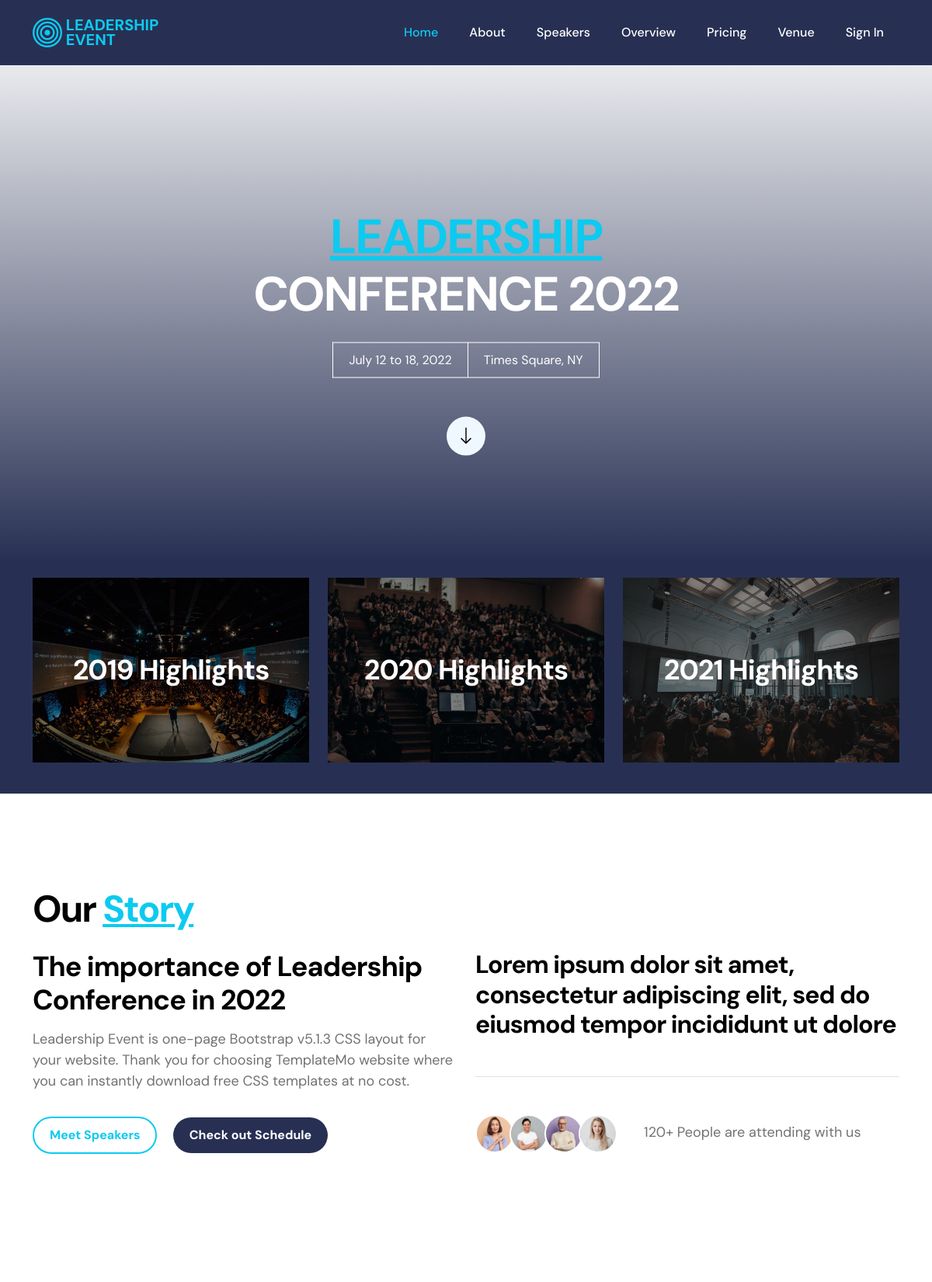
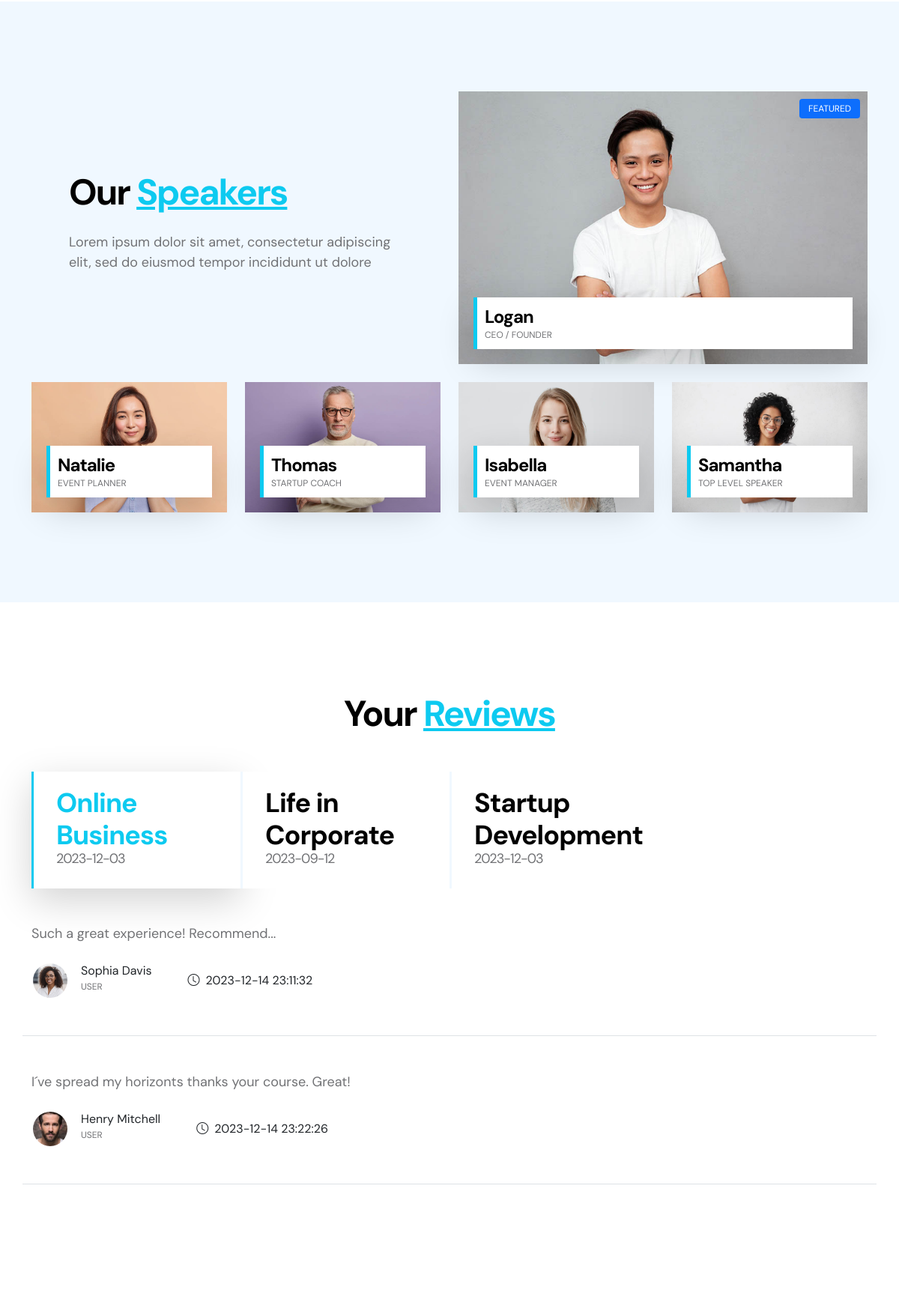
The page / (upper part) on the database its author committed (2 pictures, top to bottom).
### tables this page shows
CREATE TABLE `speaker` (
  `ID` int(11) NOT NULL,
  `first_name` varchar(20) NOT NULL,
  `last_name` varchar(20) NOT NULL,
  `mail` varchar(30) NOT NULL,
  `password` varchar(20) NOT NULL,
  `position` varchar(20) NOT NULL,
  `img` varchar(20) NOT NULL
);

CREATE TABLE `event` (
  `ID` int(11) NOT NULL,
  `title` varchar(30) DEFAULT NULL,
  `description` varchar(300) DEFAULT NULL,
  `date` date DEFAULT NULL,
  `speaker_id` int(11) DEFAULT NULL,
  `price` int(11) NOT NULL,
  `happened` int(11) NOT NULL
);

CREATE TABLE `review` (
  `ID` int(11) NOT NULL,
  `user_id` int(11) DEFAULT NULL,
  `event_id` int(11) DEFAULT NULL,
  `text` varchar(200) DEFAULT NULL,
  `date_time` datetime DEFAULT NULL
);

CREATE TABLE `user` (
  `ID` int(11) NOT NULL,
  `first_name` varchar(20) NOT NULL,
  `last_name` varchar(20) NOT NULL,
  `mail` varchar(50) NOT NULL,
  `password` varchar(20) NOT NULL,
  `img` varchar(30) NOT NULL
);

### speakers.php (called while the page is built, shortened)
<?php
$servername = "localhost";
$username = "root";
$password = "";
$database = "database_mo";
$conn = new mysqli($servername, $username, $password, $database);
$speakers = array();
$sql = "SELECT * FROM speaker";
$result = $conn->query($sql);
if ($result->num_rows > 0) {
    while ($row = $result->fetch_assoc()) {
        $speaker = new stdClass();
        $speaker->speaker_name = $row['first_name'];
        $speaker->speaker_mail = $row['mail'];
        $speaker->speaker_position = $row['position'];
        $speaker->speaker_image = $row['img'];
        $speakers[] = $speaker;
    }
}
?>

### get_events.php (called while the page is built, shortened)
<?php
$servername = "localhost";
$username = "root";
$password = "";
$database = "database_mo";
$conn = new mysqli($servername, $username, $password, $database);
$events_for_reviews = array();
$sql = "SELECT * FROM event WHERE Happened='1'";
$result = $conn->query($sql);
if ($result->num_rows > 0) {
    while ($row = $result->fetch_assoc()) {
        $event = new stdClass();
        $event->ID = $row['ID'];
        $event->title = $row['title'];
        $event->date = $row['date'];
        $events_for_reviews[] = $event;
    }
}
?>

### review.php (called while the page is built, shortened)
<?php
$servername = "localhost";
$username = "root";
$password = "";
$database = "database_mo";
$conn = new mysqli($servername, $username, $password, $database);
$events1= array();
$sql = "SELECT ID FROM event";
$result = $conn->query($sql);
if ($result->num_rows > 0) {
    while ($row = $result->fetch_assoc()) {
        $event = new stdClass();
        $event->event_id = $row['ID'];
        $events1[] = $event;
    }
}
$reviews_for_event= array();
foreach($events1 as $event) {
$sql = "SELECT review.*, user.first_name, user.last_name, user.img FROM review INNER JOIN user ON user.ID=review.user_id WHERE review.event_id='$event->event_id'";
$result = $conn->query($sql);
if ($result->num_rows > 0) {
    while ($row = $result->fetch_assoc()) {
        $review = new stdClass();
        $review->review_id = $row['ID'];
        $review->event_id = $row['event_id'];
        $review->date_time = $row['date_time'];
        $review->user_id = $row['user_id'];
        $review->user_fn = $row['first_name'];
        $review->user_ln = $row['last_name'];
        $review->img = $row['img'];
        $review->review_text = $row['text'];
        $reviews_for_event[] = $review;
        }
        $event->reviews = $reviews_for_event;
        $reviews_for_event = array();
    }
    else {
        $review = new stdClass();
        $review->event_id = $event->event_id;
        $review->review_id = '0';
        $reviews_for_event[] = $review;
        $reviews_for_event = array();
    }
}
?>

### index.php (the view, shortened to what this page needs)
<?php session_start();
include "get_events.php";
include "review.php";
include "speakers.php";
?>
<!doctype html>
<html lang="en">
<head>
    <link href="css/bootstrap.min.css" rel="stylesheet">
    <link href="css/bootstrap-icons.css" rel="stylesheet">
    <link href="css/templatemo-leadership-event.css" rel="stylesheet">
</head>
<body>
    <nav class="navbar navbar-expand-lg">
        <div class="container">
            <a href="index.html" class="navbar-brand mx-auto mx-lg-0">
                <i class="bi-bullseye brand-logo"></i>
                <span class="brand-text">Leadership <br> Event</span>
            </a>
            <div class="collapse navbar-collapse" id="navbarNav">
                <ul class="navbar-nav ms-auto">
                    <li class="nav-item">
                        <a class="nav-link click-scroll" href="#section_1">Home</a>
                    </li>
                    <li class="nav-item">
                        <a class="nav-link click-scroll" href="#section_2">About</a>
                    </li>
                    <li class="nav-item">
                        <a class="nav-link click-scroll" href="#section_3">Speakers</a>
                    </li>
                    <li class="nav-item">
                        <a class="nav-link click-scroll" href="#section_4">Overview</a>
                    </li>
                    <li class="nav-item">
                        <a class="nav-link click-scroll" href="#section_5">Pricing</a>
                    </li>
                    <li class="nav-item">
                        <a class="nav-link click-scroll" href="#section_6">Venue</a>
                    </li>
                    <?php if (!isset($_SESSION["ID"])) : ?>
                        <li class="nav-item">
                            <a class="nav-link click-scroll" href="#section_7">Sign In</a>
                        </li>
                    <?php endif; ?>
        </ul>
    </nav>
    <main>
        <section class="hero" id="section_1">
            <div class="container">
                <div class="row">
                    <div class="col-lg-5 col-12 m-auto">
                        <div class="hero-text">
                            <h1 class="text-white mb-4"><u class="text-info">Leadership</u> Conference 2022</h1>
                            <div class="d-flex justify-content-center align-items-center">
                                <span class="date-text">July 12 to 18, 2022</span>
                                <span class="location-text">Times Square, NY</span>
                            </div>
                            <a href="#section_2" class="custom-link bi-arrow-down arrow-icon"></a>
                        </div>
                    </div>
                </div>
            </div>
            <div class="video-wrap">
                <video autoplay="" loop="" muted="" class="custom-video" poster="">
                    <source src="videos/pexels-pavel-danilyuk-8716790.mp4" type="video/mp4">
                </video>
            </div>
        </section>
        <section class="highlight">
            <div class="container">
                <div class="row">
                    <div class="col-lg-4 col-md-6 col-12">
                        <div class="highlight-thumb">
                            <img src="images/highlight/alexandre-pellaes-6vAjp0pscX0-unsplash.jpg" class="highlight-image img-fluid" alt="">
                            <div class="highlight-info">
                                <h3 class="highlight-title">2019 Highlights</h3>
                            </div>
                        </div>
                    </div>
                    <div class="col-lg-4 col-md-6 col-12">
                        <div class="highlight-thumb">
                            <img src="images/highlight/miguel-henriques--8atMWER8bI-unsplash.jpg" class="highlight-image img-fluid" alt="">
                            <div class="highlight-info">
                                <h3 class="highlight-title">2020 Highlights</h3>
                            </div>
                        </div>
                    </div>
                    <div class="col-lg-4 col-md-6 col-12">
                        <div class="highlight-thumb">
                            <img src="images/highlight/jakob-dalbjorn-cuKJre3nyYc-unsplash.jpg" class="highlight-image img-fluid" alt="">
                            <div class="highlight-info">
                                <h3 class="highlight-title">2021 Highlights</h3>
                            </div>
                        </div>
                    </div>
                </div>
            </div>
        </section>
        <section class="about section-padding" id="section_2">
            <div class="container">
                <div class="row">
                    <div class="col-lg-10 col-12">
                        <h2 class="mb-4">Our <u class="text-info">Story </u></h2>
                    </div>
                    <div class="col-lg-6 col-12">
                        <h3 class="mb-3">The importance of Leadership Conference in 2022</h3>
                        <p>Leadership Event is one-page Bootstrap v5.1.3 CSS layout for your website. Thank you for choosing TemplateMo website where you can instantly download free CSS templates at no cost.</p>
                        <a class="custom-btn custom-border-btn btn custom-link mt-3 me-3" href="#section_3">Meet Speakers</a>
                        <a class="custom-btn btn custom-link mt-3" href="#section_4">Check out Schedule</a>
                    </div>
                    <div class="col-lg-6 col-12 mt-5 mt-lg-0">
                        <h4>Lorem ipsum dolor sit amet, consectetur adipiscing elit, sed do eiusmod tempor incididunt ut dolore</h4>
                        <div class="avatar-group border-top py-5 mt-5">
                            <img src="images/avatar/natalie.jpg" class="img-fluid avatar-image" alt="">
                            <img src="images/avatar/logan.jpg" class="img-fluid avatar-image avatar-image-left" alt="">
                            <img src="images/avatar/thomas.jpg" class="img-fluid avatar-image avatar-image-left" alt="">
                            <img src="images/avatar/isabella.jpg" class="img-fluid avatar-image avatar-image-left" alt="">
                            <p class="d-inline">120+ People are attending with us</p>
                        </div>
                    </div>
                </div>
            </div>
        </section>
        <section class="speakers section-padding" id="section_3">
                <div class="container">
                    <div class="row">
                        <div class="col-lg-6 col-12 d-flex flex-column justify-content-center align-items-center">
                            <div class="speakers-text-info">
                                <h2 class="mb-4">Our <u class="text-info">Speakers</u></h2>
                                <p>Lorem ipsum dolor sit amet, consectetur adipiscing elit, sed do eiusmod tempor incididunt ut dolore</p>
                            </div>
                        </div>
                        <div class="col-lg-6 col-12">
                            <div class="speakers-thumb">
                            <?php  $speaker = $speakers[0];
                                echo '<img src="images/avatar/' . $speaker->speaker_image . '" class="img-fluid speakers-image" alt="">';
                                echo '<small class="speakers-featured-text">Featured</small>';
                                echo '<div class="speakers-info">';
                                echo '<h5 class="speakers-title mb-0">' . $speaker->speaker_name . '</h5>';
                                echo '<p class="speakers-text mb-0">' . $speaker->speaker_position . '</p>';
                            ?>
                                </div>
                            </div>
                        </div>
                        <div class="col-lg-12 col-12">
                            <div class="row">
                            <?php  for ($i = 1; $i < count($speakers); $i++) {
                                   $speaker = $speakers[$i];
                            echo '<div class="col-lg-3 col-md-6 col-12">';
                            echo '    <div class="speakers-thumb speakers-thumb-small">';
                            echo '        <div class="speakers-info">';
                            echo '            <h5 class="speakers-title mb-0">' . $speaker->speaker_name . '</h5>';
                            echo '            <p class="speakers-text mb-0">' . $speaker->speaker_position . '</p>';
                            echo '        </div>';
                            echo '    </div>';
                            echo '</div>';
                            }
                            ?>
                            </div>
                        </div>
                    </div>
                </div>
            </section>
        <section class="schedule section-padding" id="section_4">
            <div class="container">
                <div class="row">
                    <div class="col-lg-12 col-12">
                        <h2 class="mb-5 text-center">Your <u class="text-info">Reviews</u>
                        </h2>
                        <?php
                        $firstIteration = true;
                        echo '        <nav>';
                        echo '           <div class="nav nav-tabs align-items-baseline" id="nav-tab" role="tablist">';
                        foreach ($events_for_reviews as $event) {
                            $class = $firstIteration ? ' active' : '';
                            echo '                   <button class="nav-link' . $class . '" id="nav-Day' . $event->ID . '-tab" data-bs-toggle="tab" data-bs-target="#nav-Day' . $event->ID . '" type="button" role="tab" aria-controls="nav-Day' . $event->ID . '" aria-selected="true">';
                            echo '                        <h3>';
                            echo '                            <span>' . $event->title . '</span>';
                            echo '                            <small>' . $event->date . '</small>';
                            echo '                        </h3>';
                            echo '                    </button>';
                            $firstIteration = false;
                        }
                        echo '               </div>';
                        echo '            </nav>';
                        echo '            <div class="tab-content mt-5" id="nav-tabContent">';
                        $firstIteration2 = true;
                        foreach ($events1 as $event) {
                            $class = $firstIteration2 ? ' active' : '';
                            echo '                <div class="tab-pane fade show' . $class . '" id="nav-Day' . $event->event_id . '" role="tabpanel" aria-labelledby="nav-Day' . $event->event_id . '-tab">';
                            foreach ($event->reviews as $review) {
                                if ($review->review_id != '0') {
                                    echo '                     <div class="row border-bottom pb-5 mb-5">';
                                    echo '                         <div class="col-lg-8 col-12 mt-3 mt-lg-0">';
                                    echo '                             <p>' . $review->review_text . '</p>';
                                    echo '                             <div class="d-flex align-items-center mt-4">';
                                    echo '                                 <div class="avatar-group d-flex">';
                                    echo '                                     <img src="images/avatar/' . $review->img . '" class="img-fluid avatar-image" alt="">';
                                    echo '                                     <div class="ms-3"> ' . $review->user_fn . ' ' . $review->user_ln . ' <p class="speakers-text mb-0">User</p>';
                                    echo '                                     </div>';
                                    echo '                                 </div>';
                                    echo '                                 <span class="mx-3 mx-lg-5">';
                                    echo '                                     <i class="bi-clock me-2"></i>' . $review->date_time . '</span>';
                                    echo '                         </div>';
                                    echo '                         </div>';
                                    echo '                         </div>';
                                }
                            }
                            echo '                         </div>';
                            $firstIteration2 = false;
                        }
                        ?>
                    </div>
                </div>
            </div>
            </div>
        </section>
    </main>
</body>
</html>

### rows shown on the page
speaker: img (picture), first_name "Logan", position "CEO / FOUNDER"
speaker: first_name "Natalie", position "EVENT PLANNER"
speaker: first_name "Thomas", position "STARTUP COACH"
speaker: first_name "Isabella", position "EVENT MANAGER"
speaker: first_name "Samantha", position "TOP LEVEL SPEAKER"
event: title "Online Business", date "2023-12-03"
event: title "Life in Corporate", date "2023-09-12"
event: title "Startup Development", date "2023-12-03"
review: text "Such a great experience! Recommend...", user.img (placeholder picture), user.first_name "Sophia", user.last_name "Davis", date_time "2023-12-14 23:11:32"
review: text "I´ve spread my horizonts thanks your course. Great!", user.img (placeholder picture), user.first_name "Henry", user.last_name "Mitchell", date_time "2023-12-14 23:22:26"
